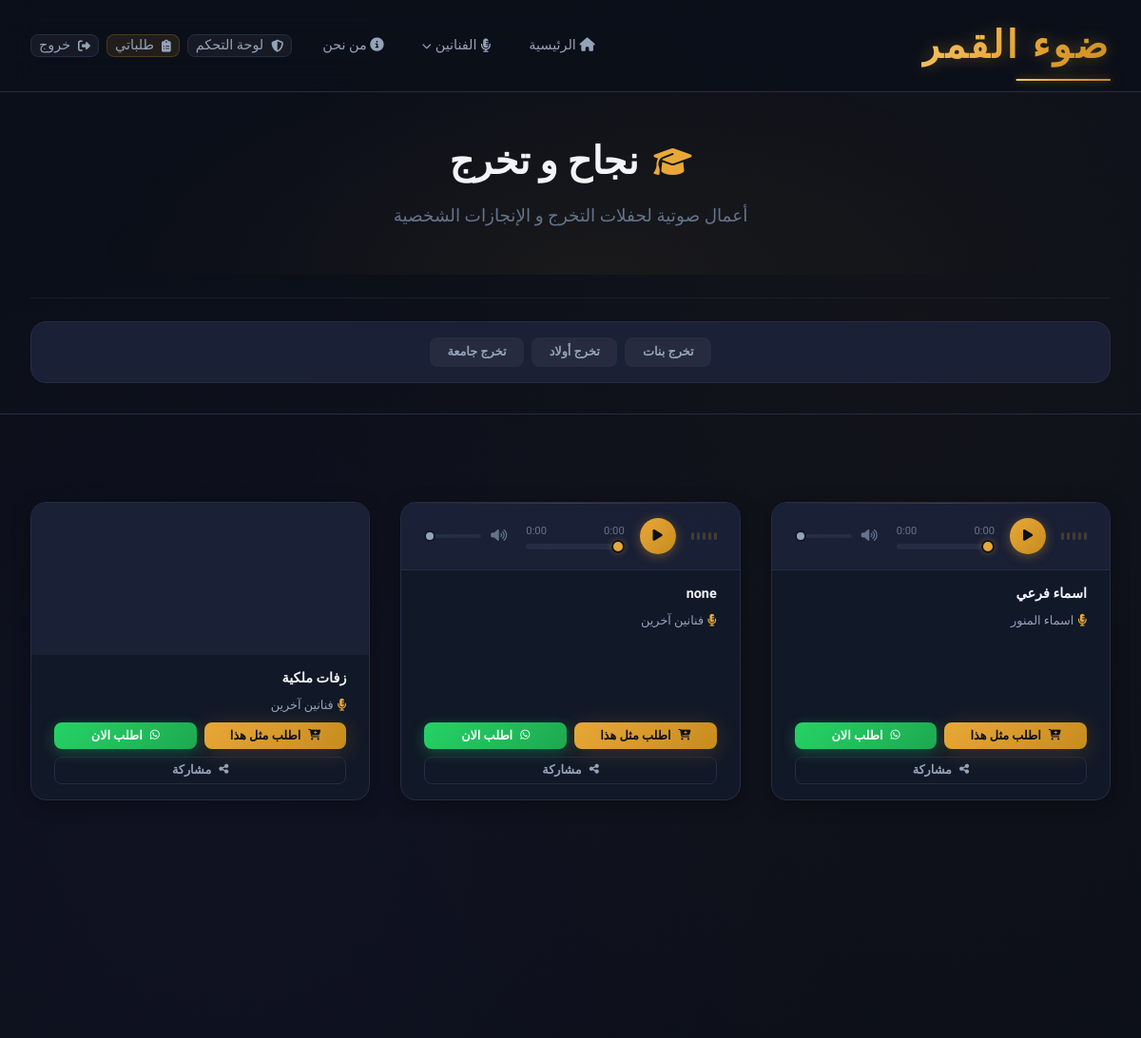
The app's page /category/success (signed in, upper part), older data.
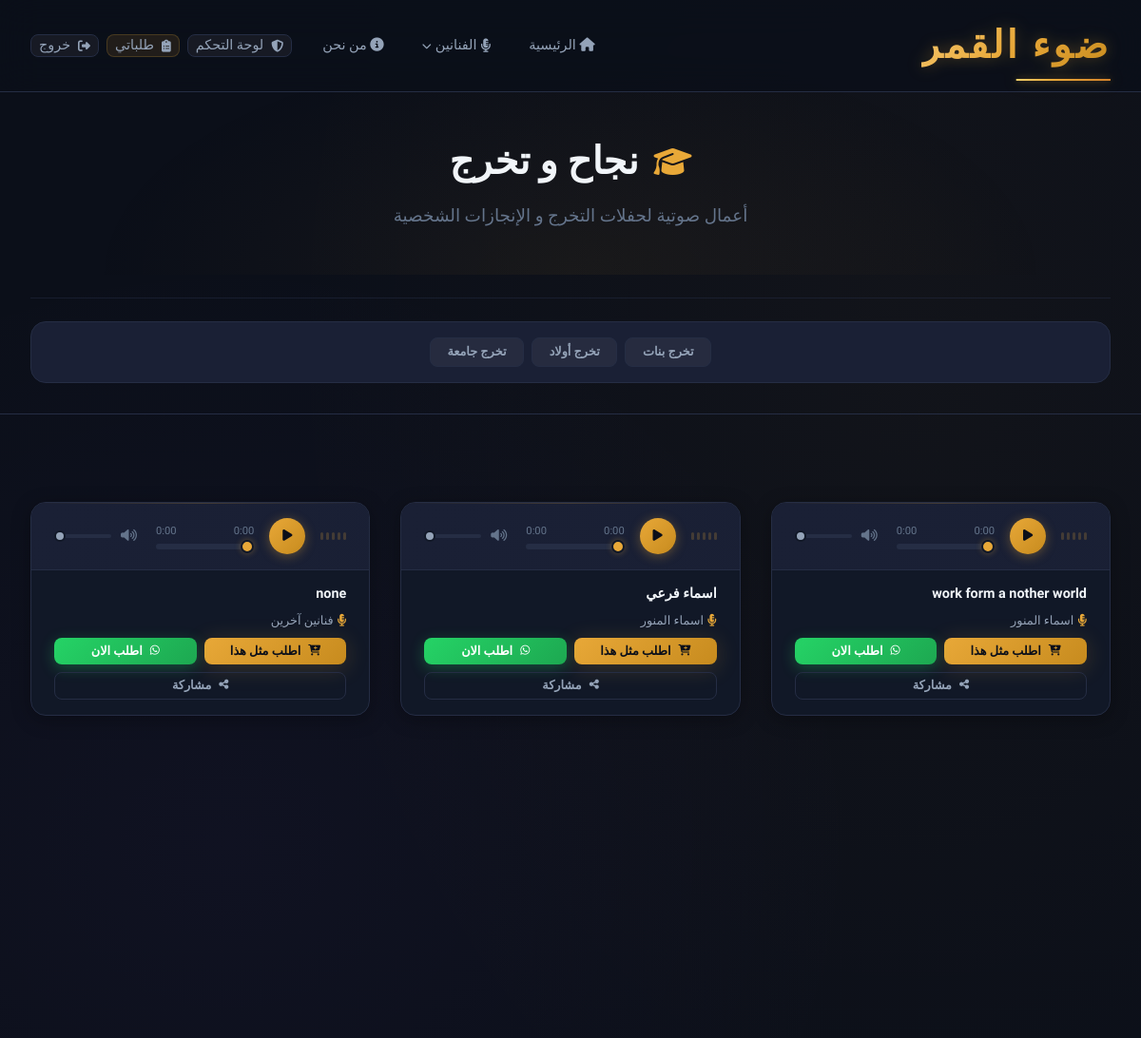
The same page, newer data.
### app/models.py (models this page shows, shortened)
class Category(db.Model):
    __tablename__ = 'categories'
    id = db.Column(db.Integer, primary_key=True)
    name = db.Column(db.String(100), nullable=False)
    slug = db.Column(db.String(100), unique=True, nullable=False)
    description = db.Column(db.Text, nullable=True)
    icon = db.Column(db.String(50), nullable=True)
    sort_order = db.Column(db.Integer, default=0)
    parent_id = db.Column(db.Integer, db.ForeignKey('categories.id'), nullable=True)
    subcategories = db.relationship(
        'Category',
        backref=db.backref('parent', remote_side=[id]),
        lazy='dynamic'
    )
    samples = db.relationship('Sample', backref='category', lazy='dynamic')

class Sample(db.Model):
    __tablename__ = 'samples'
    id = db.Column(db.Integer, primary_key=True)
    title = db.Column(db.String(200), nullable=False)
    category_id = db.Column(db.Integer, db.ForeignKey('categories.id'), nullable=False)
    media_type = db.Column(db.String(20), nullable=False, default='youtube')
    media_url = db.Column(db.String(500), nullable=False)
    cover_image = db.Column(db.String(500), nullable=True)
    is_featured = db.Column(db.Boolean, default=False)
    created_at = db.Column(db.DateTime, default=lambda: datetime.now(timezone.utc))
    singers = db.relationship(
        'Singer',
        secondary=sample_singers,
        back_populates='samples',
        order_by='Singer.sort_order, Singer.name',
    )
    def get_youtube_embed_id(self):
        url = self.media_url
        if 'youtu.be/' in url:
            return url.split('youtu.be/')[-1].split('?')[0]
        if 'youtube.com/watch' in url:
            import urllib.parse
            parsed = urllib.parse.urlparse(url)
            params = urllib.parse.parse_qs(parsed.query)
            return params.get('v', [''])[0]
        if 'youtube.com/embed/' in url:
            return url.split('embed/')[-1].split('?')[0]
        return url

class Singer(db.Model):
    __tablename__ = 'singers'
    id = db.Column(db.Integer, primary_key=True)
    name = db.Column(db.String(120), nullable=False)
    slug = db.Column(db.String(120), unique=True, nullable=False)
    background_image = db.Column(db.String(500), nullable=True)
    sort_order = db.Column(db.Integer, default=0)
    created_at = db.Column(db.DateTime, default=lambda: datetime.now(timezone.utc))
    samples = db.relationship(
        'Sample',
        secondary=sample_singers,
        back_populates='singers',
        lazy='dynamic',
    )

### app/routes/main.py (the view)
@main_bp.route('/category/<slug>')
def category(slug):
    cat = Category.query.filter_by(slug=slug).first_or_404()
    sample_query = (
        Sample.query.join(Category, Sample.category_id == Category.id)
        .options(
            joinedload(Sample.category).joinedload(Category.parent),
            selectinload(Sample.singers),
        )
        .order_by(Sample.created_at.desc())
    )
    if cat.parent_id is None:
        sample_query = sample_query.filter(or_(Category.id == cat.id, Category.parent_id == cat.id))
    else:
        sample_query = sample_query.filter(Category.id == cat.id)
    samples = sample_query.all()
    categories = Category.query.order_by(Category.sort_order).all()
    return render_template('category.html', category=cat, samples=samples, categories=categories)

### app/templates/category.html (shortened to what this page needs)
{% extends "base.html" %}
{% from "macros.html" import sample_card, back_to_home, category_filter, category_nav_map %}
{% block content %}
<section class="category-hero">
    <div class="container">
        <h1 id="category-title"><i class="{{ category.icon }}"></i> {{ category.name }}</h1>
        <p id="category-desc">{{ category.description }}</p>
    </div>
</section>
<section class="section-sm" style="background: var(--bg-alt); border-bottom: 1px solid var(--bg-border);">
    <div class="container">
        <div id="sub-filter-wrapper">
            {% if category.parent_id is none %}
            <hr style="border: 0; border-top: 1px solid var(--bg-border); margin: var(--space-lg) 0; opacity: 0.5;">
            {{ category_filter(category.subcategories) }}
            {% endif %}
        </div>
    </div>
</section>
<section class="section">
    <div class="container">
        <div class="samples-grid" id="samples-container">
            {% if samples %}
            {% for sample in samples %}
            <div class="sample-wrapper">
                {{ sample_card(sample, whatsapp_number) }}
            </div>
            {% endfor %}
            {% else %}
            <div class="samples-empty">
                <p>لا توجد أعمال حالياً في هذا القسم.</p>
            </div>
            {% endif %}
        </div>
    </div>
</section>
{% endblock %}

### app/templates/macros.html (shortened to what the changed rows need)
{% macro category_filter(subcategories) %}
{% if subcategories %}
<div class="sub-filter-container animate-on-scroll" style="margin-bottom: var(--space-xl);">
    <div class="sub-filter-row" style="display: flex; flex-wrap: wrap; gap: var(--space-sm); justify-content: center; background: var(--bg-elevated); padding: var(--space-md); border-radius: var(--radius-lg); border: 1px solid var(--bg-border);">
        {% for sub in subcategories %}
        <button type="button" class="sub-filter-btn btn btn-sm btn-ghost" data-filter="{{ sub.slug }}">
            {{ sub.name }}
        </button>
        {% endfor %}
    </div>
</div>
{% endif %}
{% endmacro %}
{% macro sample_card(sample, whatsapp_number) %}
<div class="sample-card animate-on-scroll sample-item"
     data-category="{{ sample.category.slug }}"
     data-parent="{{ sample.category.parent.slug if sample.category.parent_id else sample.category.slug }}">
    {% if sample.media_type == 'youtube' %}
    <div class="sample-card__media">
            <iframe src="https://www.youtube.com/embed/{{ sample.get_youtube_embed_id() }}"
                    title="{{ sample.title }}" allowfullscreen loading="lazy"></iframe>
    </div>
    {% elif sample.media_type == 'upload' %}
    {% set media_src = sample.media_url %}
    {% if media_src and not media_src.startswith('http://') and not media_src.startswith('https://') %}
        {% set media_src = url_for('static', filename='uploads/' + media_src) %}
    {% endif %}
    <div class="smo-player" data-src="{{ media_src }}">
        <div class="smo-player__inner">
            <div class="smo-player__viz">
                <span></span><span></span><span></span><span></span><span></span>
            </div>
            <button type="button" class="smo-player__play" aria-label="تشغيل / إيقاف">
                <i class="fas fa-play"></i>
            </button>
            <div class="smo-player__track">
                <div class="smo-player__times">
                    <span class="smo-player__current">0:00</span>
                    <span class="smo-player__duration">0:00</span>
                </div>
                <div class="smo-player__progress">
                    <input type="range" class="smo-player__scrubber" min="0" max="100" value="0" step="0.1" aria-label="شريط التقدم">
                </div>
            </div>
            <div class="smo-player__vol">
                <button type="button" class="smo-player__vol-btn" aria-label="كتم الصوت">
                    <i class="fas fa-volume-high"></i>
                </button>
                <input type="range" class="smo-player__vol-slider" min="0" max="1" value="1" step="0.01" aria-label="مستوى الصوت">
            </div>
        </div>
    </div>
    {% endif %}
    <div class="sample-card__body">
        <h3 class="sample-card__title">
            <a href="{{ url_for('main.sample_detail', sample_id=sample.id) }}" class="sample-card__title-link">
                {{ sample.title }}
            </a>
        </h3>
        {% if sample.singers %}
        <div class="sample-card__meta">
            <i class="fas fa-microphone-lines"></i>
            {% for singer in sample.singers %}
            <a href="{{ url_for('main.singer', slug=singer.slug) }}">{{ singer.name }}</a>{% if not loop.last %}<span>،</span>{% endif %}
            {% endfor %}
        </div>
        {% endif %}
        <div class="sample-card__actions">
            <a href="{{ url_for('orders.new_order', sample_id=sample.id) }}" class="btn btn-primary btn-sm">
                <i class="fas fa-cart-plus"></i> اطلب مثل هذا
            </a>
            <a href="https://wa.me/+966558262881?text={{ ('عمل مشابه لـ: ' ~ sample.title ~ ' ' ~ sample.category.name ~ ' ' ~ sample.media_url) | urlencode }}" target="_blank" class="btn btn-whatsapp btn-sm">
                <i class="fab fa-whatsapp"></i> اطلب الان
            </a>
            <button
                type="button"
                class="btn btn-outline btn-sm js-share-sample"
                data-share-path="{{ url_for('main.sample_detail', sample_id=sample.id) }}"
                data-share-title="{{ sample.title | e }}"
            >
                <i class="fas fa-share-nodes"></i> مشاركة
            </button>
        </div>
    </div>
</div>
{% endmacro %}

Row changes from the older to the newer data that the page shows:
no longer on this page (row unchanged): Sample: title "زفات ملكية", Singer (name "فنانين آخرين")
added Sample: title "work form a nother world", Singer (name "اسماء المنور")
